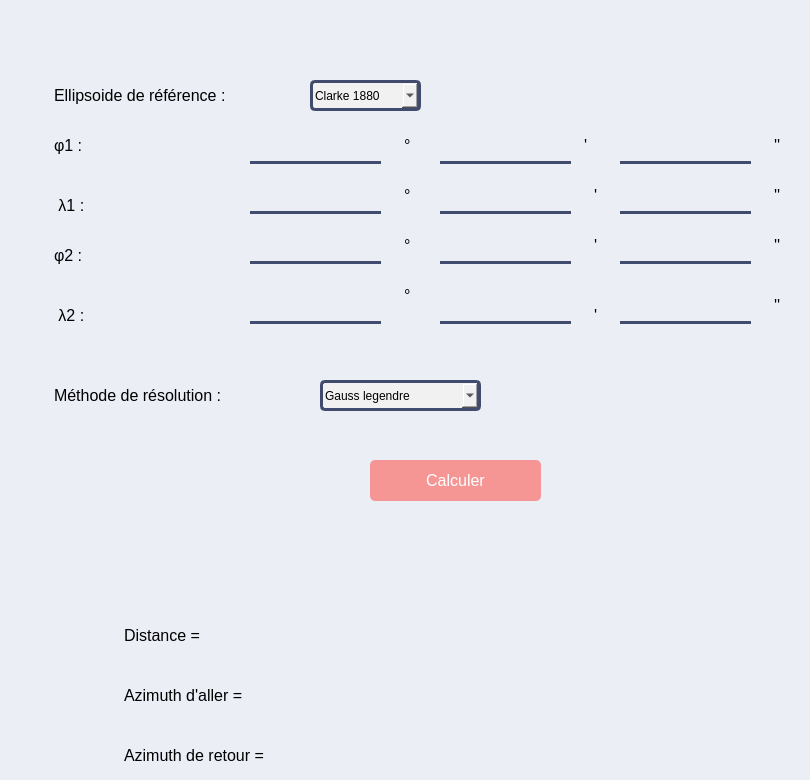
          <widget class="QWidget" name="page14">
           <property name="styleSheet">
            <string notr="true">background-color:    #ebeef5   ;</string>
           </property>
           <widget class="QComboBox" name="comboBox_71">
            <property name="geometry">
             <rect>
              <x>310</x>
              <y>80</y>
              <width>111</width>
              <height>31</height>
             </rect>
            </property>
            <property name="styleSheet">
             <string notr="true">    width: 100%;

    font-size: 1 px;
    border: 3px solid   #414b6d   ; 
    border-radius: 5px;
    background-color: #f1f1f1; 
    color: #000000; 
    appearance: none; </string>
            </property>
            <item>
             <property name="text">
              <string>Clarke 1880</string>
             </property>
            </item>
            <item>
             <property name="text">
              <string>GRS 80</string>
             </property>
            </item>
           </widget>
           <widget class="QLineEdit" name="lineEdit_359">
            <property name="geometry">
             <rect>
              <x>250</x>
              <y>140</y>
              <width>131</width>
              <height>24</height>
             </rect>
            </property>
            <property name="styleSheet">
             <string notr="true">


    border: none;
    border-bottom: 3px  solid   #414b6d ;
    font-size: 14px; </string>
            </property>
           </widget>
           <widget class="QLabel" name="label_864">
            <property name="geometry">
             <rect>
              <x>390</x>
              <y>130</y>
              <width>31</width>
              <height>31</height>
             </rect>
            </property>
            <property name="styleSheet">
             <string notr="true">font: 700 italic 9pt &quot;Arial&quot;;
    color: #000000;
    padding: 5px 10px;
    border-radius: 5px;
    font-size: 16px;
    text-align: center;
  </string>
            </property>
            <property name="text">
             <string>°</string>
            </property>
           </widget>
           <widget class="QLabel" name="label_865">
            <property name="geometry">
             <rect>
              <x>40</x>
              <y>80</y>
              <width>231</width>
              <height>31</height>
             </rect>
            </property>
            <property name="styleSheet">
             <string notr="true">font: 700 italic 9pt &quot;Arial&quot;;
    color: #000000;
    padding: 5px 10px;
    border-radius: 5px;
    font-size: 16px;
    text-align: center;
  </string>
            </property>
            <property name="text">
             <string>Ellipsoide de référence :</string>
            </property>
           </widget>
           <widget class="QLineEdit" name="lineEdit_360">
            <property name="geometry">
             <rect>
              <x>250</x>
              <y>190</y>
              <width>131</width>
              <height>24</height>
             </rect>
            </property>
            <property name="styleSheet">
             <string notr="true">


    border: none;
    border-bottom: 3px  solid   #414b6d ;
    font-size: 14px; </string>
            </property>
           </widget>
           <widget class="QLabel" name="label_866">
            <property name="geometry">
             <rect>
              <x>390</x>
              <y>180</y>
              <width>31</width>
              <height>31</height>
             </rect>
            </property>
            <property name="styleSheet">
             <string notr="true">font: 700 italic 9pt &quot;Arial&quot;;
    color: #000000;
    padding: 5px 10px;
    border-radius: 5px;
    font-size: 16px;
    text-align: center;
  </string>
            </property>
            <property name="text">
             <string>°</string>
            </property>
           </widget>
           <widget class="QLineEdit" name="lineEdit_361">
            <property name="geometry">
             <rect>
              <x>620</x>
              <y>140</y>
              <width>131</width>
              <height>24</height>
             </rect>
            </property>
            <property name="styleSheet">
             <string notr="true">


    border: none;
    border-bottom: 3px  solid   #414b6d ;
    font-size: 14px; </string>
            </property>
           </widget>
           <widget class="QLineEdit" name="lineEdit_362">
            <property name="geometry">
             <rect>
              <x>440</x>
              <y>140</y>
              <width>131</width>
              <height>24</height>
             </rect>
            </property>
            <property name="styleSheet">
             <string notr="true">


    border: none;
    border-bottom: 3px  solid   #414b6d ;
    font-size: 14px; </string>
            </property>
           </widget>
           <widget class="QLineEdit" name="lineEdit_363">
            <property name="geometry">
             <rect>
              <x>440</x>
              <y>190</y>
              <width>131</width>
              <height>24</height>
             </rect>
            </property>
            <property name="styleSheet">
             <string notr="true">


    border: none;
    border-bottom: 3px  solid   #414b6d ;
    font-size: 14px; </string>
            </property>
           </widget>
           <widget class="QLineEdit" name="lineEdit_364">
            <property name="geometry">
             <rect>
              <x>620</x>
              <y>190</y>
              <width>131</width>
              <height>24</height>
             </rect>
            </property>
            <property name="styleSheet">
             <string notr="true">


    border: none;
    border-bottom: 3px  solid   #414b6d ;
    font-size: 14px; </string>
            </property>
           </widget>
           <widget class="QLabel" name="label_867">
            <property name="geometry">
             <rect>
              <x>580</x>
              <y>180</y>
              <width>31</width>
              <height>31</height>
             </rect>
            </property>
            <property name="styleSheet">
             <string notr="true">font: 700 italic 9pt &quot;Arial&quot;;
    color: #000000;
    padding: 5px 10px;
    border-radius: 5px;
    font-size: 16px;
    text-align: center;
  </string>
            </property>
            <property name="text">
             <string>'</string>
            </property>
           </widget>
           <widget class="QLabel" name="label_868">
            <property name="geometry">
             <rect>
              <x>570</x>
              <y>130</y>
              <width>31</width>
              <height>31</height>
             </rect>
            </property>
            <property name="styleSheet">
             <string notr="true">font: 700 italic 9pt &quot;Arial&quot;;
    color: #000000;
    padding: 5px 10px;
    border-radius: 5px;
    font-size: 16px;
    text-align: center;
  </string>
            </property>
            <property name="text">
             <string>'</string>
            </property>
           </widget>
           <widget class="QLabel" name="label_869">
            <property name="geometry">
             <rect>
              <x>760</x>
              <y>130</y>
              <width>41</width>
              <height>31</height>
             </rect>
            </property>
            <property name="styleSheet">
             <string notr="true">font: 700 italic 9pt &quot;Arial&quot;;
    color: #000000;
    padding: 5px 10px;
    border-radius: 5px;
    font-size: 16px;
    text-align: center;
  </string>
            </property>
            <property name="text">
             <string>''</string>
            </property>
           </widget>
           <widget class="QLabel" name="label_870">
            <property name="geometry">
             <rect>
              <x>760</x>
              <y>180</y>
              <width>41</width>
              <height>31</height>
             </rect>
            </property>
            <property name="styleSheet">
             <string notr="true">font: 700 italic 9pt &quot;Arial&quot;;
    color: #000000;
    padding: 5px 10px;
    border-radius: 5px;
    font-size: 16px;
    text-align: center;
  </string>
            </property>
            <property name="text">
             <string>''</string>
            </property>
           </widget>
           <widget class="QLabel" name="label_871">
            <property name="geometry">
             <rect>
              <x>40</x>
              <y>130</y>
              <width>111</width>
              <height>31</height>
             </rect>
            </property>
            <property name="styleSheet">
             <string notr="true">font: 700 italic 9pt &quot;Arial&quot;;
    color: #000000;
    padding: 5px 10px;
    border-radius: 5px;
    font-size: 16px;
    text-align: center;
  </string>
            </property>
            <property name="text">
             <string>φ1 :</string>
            </property>
           </widget>
           <widget class="QLabel" name="label_872">
            <property name="geometry">
             <rect>
              <x>40</x>
              <y>240</y>
              <width>111</width>
              <height>31</height>
             </rect>
            </property>
            <property name="styleSheet">
             <string notr="true">font: 700 italic 9pt &quot;Arial&quot;;
    color: #000000;
    padding: 5px 10px;
    border-radius: 5px;
    font-size: 16px;
    text-align: center;
  </string>
            </property>
            <property name="text">
             <string>φ2 :</string>
            </property>
           </widget>
           <widget class="QLineEdit" name="lineEdit_365">
            <property name="geometry">
             <rect>
              <x>250</x>
              <y>240</y>
              <width>131</width>
              <height>24</height>
             </rect>
            </property>
            <property name="styleSheet">
             <string notr="true">


    border: none;
    border-bottom: 3px  solid   #414b6d ;
    font-size: 14px; </string>
            </property>
           </widget>
           <widget class="QLineEdit" name="lineEdit_366">
            <property name="geometry">
             <rect>
              <x>440</x>
              <y>240</y>
              <width>131</width>
              <height>24</height>
             </rect>
            </property>
            <property name="styleSheet">
             <string notr="true">


    border: none;
    border-bottom: 3px  solid   #414b6d ;
    font-size: 14px; </string>
            </property>
           </widget>
           <widget class="QLineEdit" name="lineEdit_367">
            <property name="geometry">
             <rect>
              <x>620</x>
              <y>240</y>
              <width>131</width>
              <height>24</height>
             </rect>
            </property>
            <property name="styleSheet">
             <string notr="true">


    border: none;
    border-bottom: 3px  solid   #414b6d ;
    font-size: 14px; </string>
            </property>
           </widget>
           <widget class="QLineEdit" name="lineEdit_368">
            <property name="geometry">
             <rect>
              <x>250</x>
              <y>300</y>
              <width>131</width>
              <height>24</height>
             </rect>
            </property>
            <property name="styleSheet">
             <string notr="true">


    border: none;
    border-bottom: 3px  solid   #414b6d ;
    font-size: 14px; </string>
            </property>
           </widget>
           <widget class="QLineEdit" name="lineEdit_369">
            <property name="geometry">
             <rect>
              <x>440</x>
              <y>300</y>
              <width>131</width>
              <height>24</height>
             </rect>
            </property>
            <property name="styleSheet">
             <string notr="true">


    border: none;
    border-bottom: 3px  solid   #414b6d ;
    font-size: 14px; </string>
            </property>
           </widget>
           <widget class="QLineEdit" name="lineEdit_370">
            <property name="geometry">
             <rect>
              <x>620</x>
              <y>300</y>
              <width>131</width>
              <height>24</height>
             </rect>
            </property>
            <property name="styleSheet">
             <string notr="true">


    border: none;
    border-bottom: 3px  solid   #414b6d ;
    font-size: 14px; </string>
            </property>
           </widget>
           <widget class="QLabel" name="label_873">
            <property name="geometry">
             <rect>
              <x>580</x>
              <y>230</y>
              <width>31</width>
              <height>31</height>
             </rect>
            </property>
            <property name="styleSheet">
             <string notr="true">font: 700 italic 9pt &quot;Arial&quot;;
    color: #000000;
    padding: 5px 10px;
    border-radius: 5px;
    font-size: 16px;
    text-align: center;
  </string>
            </property>
            <property name="text">
             <string>'</string>
            </property>
           </widget>
           <widget class="QLabel" name="label_874">
            <property name="geometry">
             <rect>
              <x>580</x>
              <y>300</y>
              <width>31</width>
              <height>31</height>
             </rect>
            </property>
            <property name="styleSheet">
             <string notr="true">font: 700 italic 9pt &quot;Arial&quot;;
    color: #000000;
    padding: 5px 10px;
    border-radius: 5px;
    font-size: 16px;
    text-align: center;
  </string>
            </property>
            <property name="text">
             <string>'</string>
            </property>
           </widget>
           <widget class="QLabel" name="label_875">
            <property name="geometry">
             <rect>
              <x>760</x>
              <y>230</y>
              <width>41</width>
              <height>31</height>
             </rect>
            </property>
            <property name="styleSheet">
             <string notr="true">font: 700 italic 9pt &quot;Arial&quot;;
    color: #000000;
    padding: 5px 10px;
    border-radius: 5px;
    font-size: 16px;
    text-align: center;
  </string>
            </property>
            <property name="text">
             <string>''</string>
            </property>
           </widget>
           <widget class="QLabel" name="label_876">
            <property name="geometry">
             <rect>
              <x>760</x>
              <y>290</y>
              <width>41</width>
              <height>31</height>
             </rect>
            </property>
            <property name="styleSheet">
             <string notr="true">font: 700 italic 9pt &quot;Arial&quot;;
    color: #000000;
    padding: 5px 10px;
    border-radius: 5px;
    font-size: 16px;
    text-align: center;
  </string>
            </property>
            <property name="text">
             <string>''</string>
            </property>
           </widget>
           <widget class="QLabel" name="label_877">
            <property name="geometry">
             <rect>
              <x>390</x>
              <y>230</y>
              <width>31</width>
              <height>31</height>
             </rect>
            </property>
            <property name="styleSheet">
             <string notr="true">font: 700 italic 9pt &quot;Arial&quot;;
    color: #000000;
    padding: 5px 10px;
    border-radius: 5px;
    font-size: 16px;
    text-align: center;
  </string>
            </property>
            <property name="text">
             <string>°</string>
            </property>
           </widget>
           <widget class="QLabel" name="label_878">
            <property name="geometry">
             <rect>
              <x>390</x>
              <y>280</y>
              <width>31</width>
              <height>31</height>
             </rect>
            </property>
            <property name="styleSheet">
             <string notr="true">font: 700 italic 9pt &quot;Arial&quot;;
    color: #000000;
    padding: 5px 10px;
    border-radius: 5px;
    font-size: 16px;
    text-align: center;
  </string>
            </property>
            <property name="text">
             <string>°</string>
            </property>
           </widget>
           <widget class="QLabel" name="label_879">
            <property name="geometry">
             <rect>
              <x>40</x>
              <y>190</y>
              <width>111</width>
              <height>31</height>
             </rect>
            </property>
            <property name="styleSheet">
             <string notr="true">font: 700 italic 9pt &quot;Arial&quot;;
    color: #000000;
    padding: 5px 10px;
    border-radius: 5px;
    font-size: 16px;
    text-align: center;
  </string>
            </property>
            <property name="text">
             <string> λ1 :</string>
            </property>
           </widget>
           <widget class="QLabel" name="label_880">
            <property name="geometry">
             <rect>
              <x>40</x>
              <y>300</y>
              <width>111</width>
              <height>31</height>
             </rect>
            </property>
            <property name="styleSheet">
             <string notr="true">font: 700 italic 9pt &quot;Arial&quot;;
    color: #000000;
    padding: 5px 10px;
    border-radius: 5px;
    font-size: 16px;
    text-align: center;
  </string>
            </property>
            <property name="text">
             <string> λ2 :</string>
            </property>
           </widget>
           <widget class="QPushButton" name="calcul11">
            <property name="geometry">
             <rect>
              <x>370</x>
              <y>460</y>
              <width>171</width>
              <height>41</height>
             </rect>
            </property>
            <property name="styleSheet">
             <string notr="true">
    background-color:   #f59694   ;
    color:     rgb(255, 255, 255)   ;
    border: none;
    border-radius: 5px;
    padding: 10px 20px;
    font-size: 16px;


</string>
            </property>
            <property name="text">
             <string>Calculer</string>
            </property>
           </widget>
           <widget class="QLabel" name="label_881">
            <property name="geometry">
             <rect>
              <x>110</x>
              <y>620</y>
              <width>121</width>
              <height>31</height>
             </rect>
            </property>
            <property name="styleSheet">
             <string notr="true">font: 700 italic 9pt &quot;Arial&quot;;
    color: #000000;
    padding: 5px 10px;
    border-radius: 5px;
    font-size: 16px;
    text-align: center;
  </string>
            </property>
            <property name="text">
             <string>Distance =</string>
            </property>
           </widget>
           <widget class="QLabel" name="label_882">
            <property name="geometry">
             <rect>
              <x>110</x>
              <y>680</y>
              <width>161</width>
              <height>31</height>
             </rect>
            </property>
            <property name="styleSheet">
             <string notr="true">font: 700 italic 9pt &quot;Arial&quot;;
    color: #000000;
    padding: 5px 10px;
    border-radius: 5px;
    font-size: 16px;
    text-align: center;
  </string>
            </property>
            <property name="text">
             <string>Azimuth d'aller =</string>
            </property>
           </widget>
           <widget class="QLabel" name="label_883">
            <property name="geometry">
             <rect>
              <x>110</x>
              <y>740</y>
              <width>181</width>
              <height>31</height>
             </rect>
            </property>
            <property name="styleSheet">
             <string notr="true">font: 700 italic 9pt &quot;Arial&quot;;
    color: #000000;
    padding: 5px 10px;
    border-radius: 5px;
    font-size: 16px;
    text-align: center;
  </string>
            </property>
            <property name="text">
             <string>Azimuth de retour =</string>
            </property>
           </widget>
           <widget class="QLabel" name="label_884">
            <property name="geometry">
             <rect>
              <x>310</x>
              <y>620</y>
              <width>281</width>
              <height>31</height>
             </rect>
            </property>
            <property name="styleSheet">
             <string notr="true">font: 700 italic 9pt &quot;Arial&quot;;
    color: #000000;
    padding: 5px 10px;
    border-radius: 5px;
    font-size: 16px;
    text-align: center;
  </string>
            </property>
            <property name="text">
             <string/>
            </property>
           </widget>
           <widget class="QLabel" name="label_885">
            <property name="geometry">
             <rect>
              <x>310</x>
              <y>680</y>
              <width>281</width>
              <height>31</height>
             </rect>
            </property>
            <property name="styleSheet">
             <string notr="true">font: 700 italic 9pt &quot;Arial&quot;;
    color: #000000;
    padding: 5px 10px;
    border-radius: 5px;
    font-size: 16px;
    text-align: center;
  </string>
            </property>
            <property name="text">
             <string/>
            </property>
           </widget>
           <widget class="QLabel" name="label_886">
            <property name="geometry">
             <rect>
              <x>310</x>
              <y>740</y>
              <width>281</width>
              <height>31</height>
             </rect>
            </property>
            <property name="styleSheet">
             <string notr="true">font: 700 italic 9pt &quot;Arial&quot;;
    color: #000000;
    padding: 5px 10px;
    border-radius: 5px;
    font-size: 16px;
    text-align: center;
  </string>
            </property>
            <property name="text">
             <string/>
            </property>
           </widget>
           <widget class="QComboBox" name="comboBox_73">
            <property name="geometry">
             <rect>
              <x>320</x>
              <y>380</y>
              <width>161</width>
              <height>31</height>
             </rect>
            </property>
            <property name="styleSheet">
             <string notr="true">    width: 100%;

    font-size: 1 px;
    border: 3px solid   #414b6d   ; 
    border-radius: 5px;
    background-color: #f1f1f1; 
    color: #000000; 
    appearance: none; </string>
            </property>
            <item>
             <property name="text">
              <string>Gauss legendre</string>
             </property>
            </item>
            <item>
             <property name="text">
              <string>Gauss Mid-latitude</string>
             </property>
            </item>
           </widget>
           <widget class="QLabel" name="label_888">
            <property name="geometry">
             <rect>
              <x>40</x>
              <y>380</y>
              <width>231</width>
              <height>31</height>
             </rect>
            </property>
            <property name="styleSheet">
             <string notr="true">font: 700 italic 9pt &quot;Arial&quot;;
    color: #000000;
    padding: 5px 10px;
    border-radius: 5px;
    font-size: 16px;
    text-align: center;
  </string>
            </property>
            <property name="text">
             <string>Méthode de résolution :</string>
            </property>
           </widget>
          </widget>
